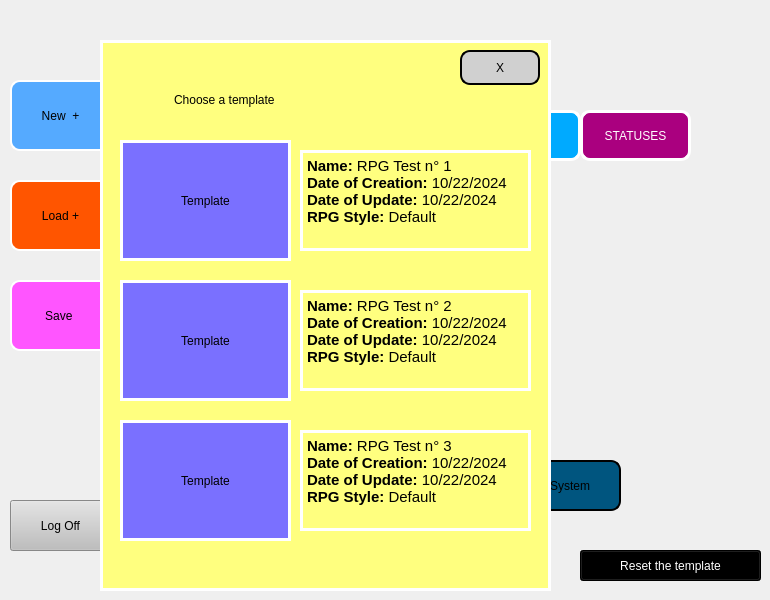
    <widget class="QWidget" name="Template_Gallery_Template_Menu_Page">
     <widget class="QPushButton" name="pushButton_59">
      <property name="geometry">
       <rect>
        <x>140</x>
        <y>110</y>
        <width>111</width>
        <height>51</height>
       </rect>
      </property>
      <property name="styleSheet">
       <string notr="true">background-color: rgb(255, 0, 0);
border: 3px solid white;
border-radius: 10px;

color: rgb(255, 255, 255);
font: 700 12pt &quot;Segoe UI&quot;;</string>
      </property>
      <property name="text">
       <string>RULES</string>
      </property>
     </widget>
     <widget class="QPushButton" name="pushButton_60">
      <property name="geometry">
       <rect>
        <x>10</x>
        <y>280</y>
        <width>101</width>
        <height>71</height>
       </rect>
      </property>
      <property name="styleSheet">
       <string notr="true">background-color: rgb(255, 85, 255);
color: rgb(0, 0, 0);
font: 900 16pt &quot;Segoe UI&quot;;
border: 2px solid white;
border-radius: 10px;</string>
      </property>
      <property name="text">
       <string>Save </string>
      </property>
     </widget>
     <widget class="QPushButton" name="pushButton_61">
      <property name="geometry">
       <rect>
        <x>470</x>
        <y>110</y>
        <width>111</width>
        <height>51</height>
       </rect>
      </property>
      <property name="styleSheet">
       <string notr="true">background-color: rgb(0, 170, 255);
border: 3px solid white;
border-radius: 10px;

color: rgb(255, 255, 255);
font: 700 12pt &quot;Segoe UI&quot;;</string>
      </property>
      <property name="text">
       <string>SKILLS</string>
      </property>
     </widget>
     <widget class="QLabel" name="label_13">
      <property name="geometry">
       <rect>
        <x>290</x>
        <y>50</y>
        <width>261</width>
        <height>41</height>
       </rect>
      </property>
      <property name="styleSheet">
       <string notr="true">font: 900 30pt &quot;Segoe UI&quot;;
color: rgb(0, 0, 0);</string>
      </property>
      <property name="text">
       <string>RPG Test n° 1</string>
      </property>
     </widget>
     <widget class="QPushButton" name="pushButton_62">
      <property name="geometry">
       <rect>
        <x>250</x>
        <y>110</y>
        <width>111</width>
        <height>51</height>
       </rect>
      </property>
      <property name="styleSheet">
       <string notr="true">background-color: rgb(255, 170, 0);
border: 3px solid white;
border-radius: 10px;

color: rgb(255, 255, 255);
font: 700 12pt &quot;Segoe UI&quot;;</string>
      </property>
      <property name="text">
       <string>CHARACTERS</string>
      </property>
     </widget>
     <widget class="QPushButton" name="pushButton_63">
      <property name="geometry">
       <rect>
        <x>580</x>
        <y>110</y>
        <width>111</width>
        <height>51</height>
       </rect>
      </property>
      <property name="styleSheet">
       <string notr="true">border: 3px solid white;
border-radius: 10px;
background-color: rgb(170, 0, 127);
color: rgb(255, 255, 255);
font: 700 12pt &quot;Segoe UI&quot;;</string>
      </property>
      <property name="text">
       <string>STATUSES</string>
      </property>
     </widget>
     <widget class="QPushButton" name="pushButton_64">
      <property name="geometry">
       <rect>
        <x>10</x>
        <y>80</y>
        <width>101</width>
        <height>71</height>
       </rect>
      </property>
      <property name="styleSheet">
       <string notr="true">background-color: rgb(85, 170, 255);
color: rgb(0, 0, 0);
font: 900 16pt &quot;Segoe UI&quot;;
border: 2px solid white;
border-radius: 10px;</string>
      </property>
      <property name="text">
       <string>New  +</string>
      </property>
     </widget>
     <widget class="QPushButton" name="pushButton_65">
      <property name="geometry">
       <rect>
        <x>10</x>
        <y>500</y>
        <width>101</width>
        <height>51</height>
       </rect>
      </property>
      <property name="styleSheet">
       <string notr="true">background-color: rgb(190, 190, 190);
color: rgb(0, 0, 0);
font: 900 12pt &quot;Segoe UI&quot;;</string>
      </property>
      <property name="text">
       <string>Log Off</string>
      </property>
     </widget>
     <widget class="QLabel" name="label_Picture_3">
      <property name="geometry">
       <rect>
        <x>170</x>
        <y>160</y>
        <width>541</width>
        <height>371</height>
       </rect>
      </property>
      <property name="text">
       <string/>
      </property>
     </widget>
     <widget class="QPushButton" name="pushButton_66">
      <property name="geometry">
       <rect>
        <x>10</x>
        <y>180</y>
        <width>101</width>
        <height>71</height>
       </rect>
      </property>
      <property name="styleSheet">
       <string notr="true">background-color: rgb(255, 85, 0);
color: rgb(0, 0, 0);
font: 900 16pt &quot;Segoe UI&quot;;
border: 2px solid white;
border-radius: 10px;</string>
      </property>
      <property name="text">
       <string>Load +</string>
      </property>
     </widget>
     <widget class="QPushButton" name="pushButton_67">
      <property name="geometry">
       <rect>
        <x>580</x>
        <y>550</y>
        <width>181</width>
        <height>31</height>
       </rect>
      </property>
      <property name="styleSheet">
       <string notr="true">background-color: rgb(0, 0, 0);
color: rgb(255, 255, 255);
font: 900 12pt &quot;Segoe UI&quot;;</string>
      </property>
      <property name="text">
       <string>Reset the template</string>
      </property>
     </widget>
     <widget class="QPushButton" name="pushButton_68">
      <property name="geometry">
       <rect>
        <x>360</x>
        <y>110</y>
        <width>111</width>
        <height>51</height>
       </rect>
      </property>
      <property name="styleSheet">
       <string notr="true">border: 3px solid white;
border-radius: 10px;
background-color: rgb(255, 228, 26);
color: rgb(255, 255, 255);
font: 700 12pt &quot;Segoe UI&quot;;</string>
      </property>
      <property name="text">
       <string>STATS</string>
      </property>
     </widget>
     <widget class="QPushButton" name="pushButton_69">
      <property name="geometry">
       <rect>
        <x>460</x>
        <y>460</y>
        <width>161</width>
        <height>51</height>
       </rect>
      </property>
      <property name="styleSheet">
       <string notr="true">background-color: rgb(0, 85, 127);
color: rgb(0, 0, 0);
font: 900 12pt &quot;Segoe UI&quot;;
border: 2px solid black;
border-radius: 10px;
</string>
      </property>
      <property name="text">
       <string>Test Battle System</string>
      </property>
     </widget>
     <widget class="QWidget" name="verticalWidget_7" native="true">
      <property name="geometry">
       <rect>
        <x>100</x>
        <y>40</y>
        <width>451</width>
        <height>551</height>
       </rect>
      </property>
      <property name="styleSheet">
       <string notr="true">background-color: rgb(255, 255, 127);
border: 3px solid white
</string>
      </property>
      <widget class="QToolButton" name="toolButton_12">
       <property name="geometry">
        <rect>
         <x>360</x>
         <y>10</y>
         <width>80</width>
         <height>35</height>
        </rect>
       </property>
       <property name="minimumSize">
        <size>
         <width>80</width>
         <height>24</height>
        </size>
       </property>
       <property name="maximumSize">
        <size>
         <width>80</width>
         <height>16777215</height>
        </size>
       </property>
       <property name="styleSheet">
        <string notr="true">background-color: rgb(208, 208, 208);
color: rgb(0, 0, 0);
font: 900 italic 16pt &quot;Segoe UI&quot;;
border: 2px solid black;
border-radius: 10px;

</string>
       </property>
       <property name="text">
        <string>X</string>
       </property>
      </widget>
      <widget class="QLabel" name="label_14">
       <property name="geometry">
        <rect>
         <x>74</x>
         <y>42</y>
         <width>261</width>
         <height>36</height>
        </rect>
       </property>
       <property name="styleSheet">
        <string notr="true">background-color: rgb(255, 255, 127);
color: rgb(0, 0, 0);
font: 900 italic 20pt &quot;Segoe UI&quot;;
border: 0px solid white</string>
       </property>
       <property name="text">
        <string>Choose a template</string>
       </property>
      </widget>
      <widget class="QPushButton" name="pushButton_70">
       <property name="geometry">
        <rect>
         <x>20</x>
         <y>100</y>
         <width>171</width>
         <height>121</height>
        </rect>
       </property>
       <property name="styleSheet">
        <string notr="true">background-color: rgb(122, 112, 255);
color: rgb(0, 0, 0);
font: 900 16pt &quot;Segoe UI&quot;;</string>
       </property>
       <property name="text">
        <string>Template</string>
       </property>
      </widget>
      <widget class="QTextEdit" name="textEdit_7">
       <property name="geometry">
        <rect>
         <x>200</x>
         <y>110</y>
         <width>231</width>
         <height>101</height>
        </rect>
       </property>
       <property name="html">
        <string>&lt;!DOCTYPE HTML PUBLIC &quot;-//W3C//DTD HTML 4.0//EN&quot; &quot;http://www.w3.org/TR/REC-html40/strict.dtd&quot;&gt;
&lt;html&gt;&lt;head&gt;&lt;meta name=&quot;qrichtext&quot; content=&quot;1&quot; /&gt;&lt;meta charset=&quot;utf-8&quot; /&gt;&lt;style type=&quot;text/css&quot;&gt;
p, li { white-space: pre-wrap; }
hr { height: 1px; border-width: 0; }
li.unchecked::marker { content: &quot;\2610&quot;; }
li.checked::marker { content: &quot;\2612&quot;; }
&lt;/style&gt;&lt;/head&gt;&lt;body style=&quot; font-family:'Segoe UI'; font-size:9pt; font-weight:400; font-style:normal;&quot;&gt;
&lt;p style=&quot; margin-top:0px; margin-bottom:0px; margin-left:0px; margin-right:0px; -qt-block-indent:0; text-indent:0px;&quot;&gt;&lt;span style=&quot; font-size:11pt; font-weight:700; color:#000000;&quot;&gt;Name: &lt;/span&gt;&lt;span style=&quot; font-size:11pt; color:#000000;&quot;&gt;RPG Test n° 1&lt;br /&gt;&lt;/span&gt;&lt;span style=&quot; font-size:11pt; font-weight:700; color:#000000;&quot;&gt;Date of Creation: &lt;/span&gt;&lt;span style=&quot; font-size:11pt; color:#000000;&quot;&gt;10/22/2024&lt;br /&gt;&lt;/span&gt;&lt;span style=&quot; font-size:11pt; font-weight:700; color:#000000;&quot;&gt;Date of Update: &lt;/span&gt;&lt;span style=&quot; font-size:11pt; color:#000000;&quot;&gt;10/22/2024&lt;br /&gt;&lt;/span&gt;&lt;span style=&quot; font-size:11pt; font-weight:700; color:#000000;&quot;&gt;RPG Style:&lt;/span&gt;&lt;span style=&quot; font-size:11pt; color:#000000;&quot;&gt; Default&lt;/span&gt;&lt;/p&gt;&lt;/body&gt;&lt;/html&gt;</string>
       </property>
      </widget>
      <widget class="QPushButton" name="pushButton_71">
       <property name="geometry">
        <rect>
         <x>20</x>
         <y>240</y>
         <width>171</width>
         <height>121</height>
        </rect>
       </property>
       <property name="styleSheet">
        <string notr="true">background-color: rgb(122, 112, 255);
color: rgb(0, 0, 0);
font: 900 16pt &quot;Segoe UI&quot;;</string>
       </property>
       <property name="text">
        <string>Template</string>
       </property>
      </widget>
      <widget class="QPushButton" name="pushButton_72">
       <property name="geometry">
        <rect>
         <x>20</x>
         <y>380</y>
         <width>171</width>
         <height>121</height>
        </rect>
       </property>
       <property name="styleSheet">
        <string notr="true">background-color: rgb(122, 112, 255);
color: rgb(0, 0, 0);
font: 900 16pt &quot;Segoe UI&quot;;</string>
       </property>
       <property name="text">
        <string>Template</string>
       </property>
      </widget>
      <widget class="QTextEdit" name="textEdit_8">
       <property name="geometry">
        <rect>
         <x>200</x>
         <y>250</y>
         <width>231</width>
         <height>101</height>
        </rect>
       </property>
       <property name="html">
        <string>&lt;!DOCTYPE HTML PUBLIC &quot;-//W3C//DTD HTML 4.0//EN&quot; &quot;http://www.w3.org/TR/REC-html40/strict.dtd&quot;&gt;
&lt;html&gt;&lt;head&gt;&lt;meta name=&quot;qrichtext&quot; content=&quot;1&quot; /&gt;&lt;meta charset=&quot;utf-8&quot; /&gt;&lt;style type=&quot;text/css&quot;&gt;
p, li { white-space: pre-wrap; }
hr { height: 1px; border-width: 0; }
li.unchecked::marker { content: &quot;\2610&quot;; }
li.checked::marker { content: &quot;\2612&quot;; }
&lt;/style&gt;&lt;/head&gt;&lt;body style=&quot; font-family:'Segoe UI'; font-size:9pt; font-weight:400; font-style:normal;&quot;&gt;
&lt;p style=&quot; margin-top:0px; margin-bottom:0px; margin-left:0px; margin-right:0px; -qt-block-indent:0; text-indent:0px;&quot;&gt;&lt;span style=&quot; font-size:11pt; font-weight:700; color:#000000;&quot;&gt;Name: &lt;/span&gt;&lt;span style=&quot; font-size:11pt; color:#000000;&quot;&gt;RPG Test n° 2&lt;br /&gt;&lt;/span&gt;&lt;span style=&quot; font-size:11pt; font-weight:700; color:#000000;&quot;&gt;Date of Creation: &lt;/span&gt;&lt;span style=&quot; font-size:11pt; color:#000000;&quot;&gt;10/22/2024&lt;br /&gt;&lt;/span&gt;&lt;span style=&quot; font-size:11pt; font-weight:700; color:#000000;&quot;&gt;Date of Update: &lt;/span&gt;&lt;span style=&quot; font-size:11pt; color:#000000;&quot;&gt;10/22/2024&lt;br /&gt;&lt;/span&gt;&lt;span style=&quot; font-size:11pt; font-weight:700; color:#000000;&quot;&gt;RPG Style:&lt;/span&gt;&lt;span style=&quot; font-size:11pt; color:#000000;&quot;&gt; Default&lt;/span&gt;&lt;/p&gt;&lt;/body&gt;&lt;/html&gt;</string>
       </property>
      </widget>
      <widget class="QTextEdit" name="textEdit_9">
       <property name="geometry">
        <rect>
         <x>200</x>
         <y>390</y>
         <width>231</width>
         <height>101</height>
        </rect>
       </property>
       <property name="html">
        <string>&lt;!DOCTYPE HTML PUBLIC &quot;-//W3C//DTD HTML 4.0//EN&quot; &quot;http://www.w3.org/TR/REC-html40/strict.dtd&quot;&gt;
&lt;html&gt;&lt;head&gt;&lt;meta name=&quot;qrichtext&quot; content=&quot;1&quot; /&gt;&lt;meta charset=&quot;utf-8&quot; /&gt;&lt;style type=&quot;text/css&quot;&gt;
p, li { white-space: pre-wrap; }
hr { height: 1px; border-width: 0; }
li.unchecked::marker { content: &quot;\2610&quot;; }
li.checked::marker { content: &quot;\2612&quot;; }
&lt;/style&gt;&lt;/head&gt;&lt;body style=&quot; font-family:'Segoe UI'; font-size:9pt; font-weight:400; font-style:normal;&quot;&gt;
&lt;p style=&quot; margin-top:0px; margin-bottom:0px; margin-left:0px; margin-right:0px; -qt-block-indent:0; text-indent:0px;&quot;&gt;&lt;span style=&quot; font-size:11pt; font-weight:700; color:#000000;&quot;&gt;Name: &lt;/span&gt;&lt;span style=&quot; font-size:11pt; color:#000000;&quot;&gt;RPG Test n° 3&lt;br /&gt;&lt;/span&gt;&lt;span style=&quot; font-size:11pt; font-weight:700; color:#000000;&quot;&gt;Date of Creation: &lt;/span&gt;&lt;span style=&quot; font-size:11pt; color:#000000;&quot;&gt;10/22/2024&lt;br /&gt;&lt;/span&gt;&lt;span style=&quot; font-size:11pt; font-weight:700; color:#000000;&quot;&gt;Date of Update: &lt;/span&gt;&lt;span style=&quot; font-size:11pt; color:#000000;&quot;&gt;10/22/2024&lt;br /&gt;&lt;/span&gt;&lt;span style=&quot; font-size:11pt; font-weight:700; color:#000000;&quot;&gt;RPG Style:&lt;/span&gt;&lt;span style=&quot; font-size:11pt; color:#000000;&quot;&gt; Default&lt;/span&gt;&lt;/p&gt;&lt;/body&gt;&lt;/html&gt;</string>
       </property>
      </widget>
     </widget>
    </widget>
